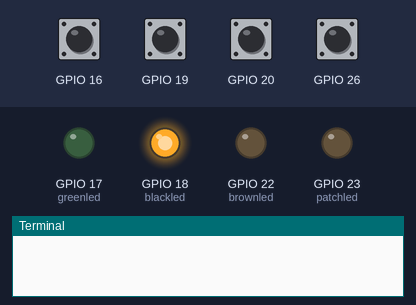
Recording of a program running on a simulated Raspberry Pi (BCM pin numbers). Shown: output pins drawn as LEDs (lit = HIGH), the last lines printed to the terminal. The test bench sets the inputs (shaded band); at power-on: GPIO 16, GPIO 19, GPIO 20, GPIO 26 HIGH. The clock reads 2024-03-15 10:24:30 at power-on unless the program sets it.

Above: at 0.1 s.
At 2.1 s:
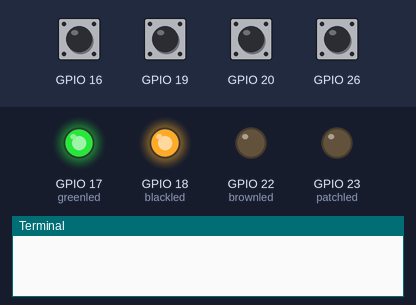
At 4.1 s:
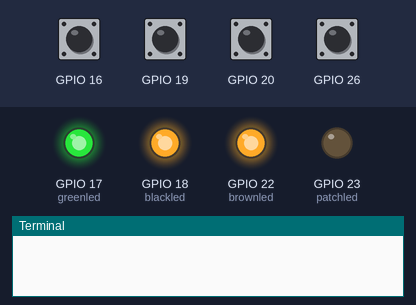
At 6.1 s:
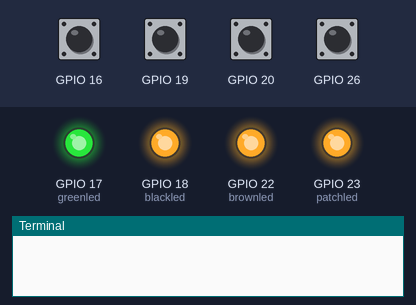
At 10.1 s:
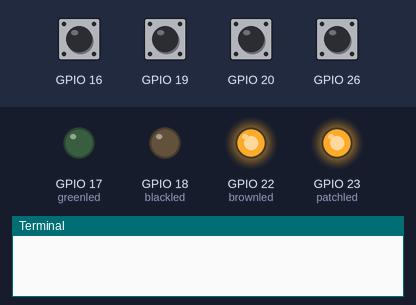
At 14.1 s:
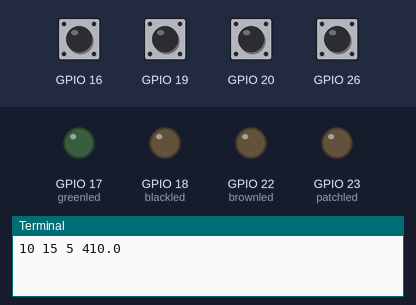
Timing chart, 0 to 15.6 s (numbered marks = the images above):
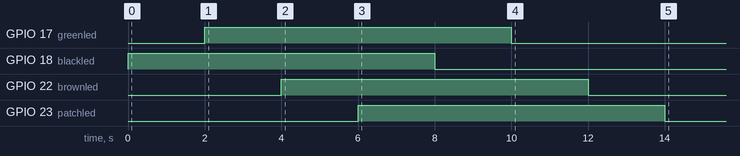

The program:

test.py
```python
import datetime
import RPi.GPIO as GPIO
from time import sleep

# Define the start week
startdate = datetime.date(2016,5,2)

# Define the led 4 led pins
blackled = 18
greenled = 17
brownled = 22
patchled = 23
GPIO.setmode(GPIO.BCM)
GPIO.setwarnings(False)
GPIO.setup(blackled,GPIO.OUT)
GPIO.setup(greenled,GPIO.OUT)
GPIO.setup(brownled,GPIO.OUT)
GPIO.setup(patchled,GPIO.OUT)


# Define  the button  pin
GPIO.setup(16, GPIO.IN, pull_up_down=GPIO.PUD_UP)
GPIO.setup(19, GPIO.IN, pull_up_down=GPIO.PUD_UP)
GPIO.setup(20, GPIO.IN, pull_up_down=GPIO.PUD_UP)
GPIO.setup(26, GPIO.IN, pull_up_down=GPIO.PUD_UP)


#Define the 4 varibles for the timings
# array   colour,day, wwekly bi or monthly, time day monday=1
recycle = [greenled,3,'FT',17,'recycle']
rubbish = [blackled,3,'SF',17,'rubbish']
garden = [brownled,4,'FT',17,'garden']
patch1 = [patchled,1,'W',17,'patch1']
patch2 = [patchled,4,'W',17,'patch2']
whatled =[recycle,rubbish,garden,patch1,patch2]

# Turn on Each Led witrh a 2 second gap in between then turn off
GPIO.output(blackled,GPIO.HIGH)
sleep(2)
GPIO.output(greenled,GPIO.HIGH)
sleep(2)
GPIO.output(brownled,GPIO.HIGH)
sleep(2)
GPIO.output(patchled,GPIO.HIGH)
sleep(2)
GPIO.output(blackled,GPIO.LOW)
sleep(2)
GPIO.output(greenled,GPIO.LOW)
sleep(2)
GPIO.output(brownled,GPIO.LOW)
sleep(2)
GPIO.output(patchled,GPIO.LOW)

# defiune the led off function
def turn_off(channel):
    if (channel == 16):
        #turn off led
        GPIO.output(blackled,GPIO.LOW)
    elif (channel == 19):
        GPIO.output(greenled,GPIO.LOW)
    elif (channel == 20):
        GPIO.output(brownled,GPIO.LOW)
    else:
        GPIO.output(patchled,GPIO.LOW)


# add the event detect
GPIO.add_event_detect(16, GPIO.FALLING, callback=turn_off, bouncetime=200)
GPIO.add_event_detect(19, GPIO.FALLING, callback=turn_off, bouncetime=200)
GPIO.add_event_detect(20, GPIO.FALLING, callback=turn_off, bouncetime=200)
GPIO.add_event_detect(26, GPIO.FALLING, callback=turn_off, bouncetime=200)


def main():
# main loop
    startloop = 1
    while (startloop == 1) :
# get the current tie  (now)
               nowtime = datetime.datetime.now()
               nowdate = datetime.date.today()
               nowweekday = nowdate.isoweekday()
               #Calculate the number of weeks
               monday1 = (startdate - datetime.timedelta(days=startdate.weekday()))
               monday2 = (nowdate - datetime.timedelta(days=nowdate.weekday()))
               weekcount= (monday2 - monday1).days / 7
               nowday = nowdate.day
               nowhour = nowtime.hour
               howmany = len(whatled)
               count = 0
               print (nowhour,nowday,howmany,weekcount)
               while ( count < howmany):

# check if day and hour are correct

                 if (whatled[count][1] == nowday) and (whatled[count][3] == nowhour):
#rtest is led already on (1 = off)
                     if (GPIO.input(whatled[count][0]) == 1):
                         if (whatled[count][2] == "W"):
                             #every week
                             GPIO.output(whatled[count][0],GPIO.HIGH)
                         elif (weekcount % 2 == 0):
                             #even weeks
                             GPIO.output(whatled[count][0],GPIO.HIGH)
                         else:
                             #odd weeks
                             GPIO.output(whatled[count][0],GPIO.HIGH)

#test for the correct week now using odd and even weeks
# trurn led on
# set deetect button

                 count=count+1

# wait 1 hour before retesting
               sleep(3600)


    return 0

if __name__ == '__main__':
    main()
```
